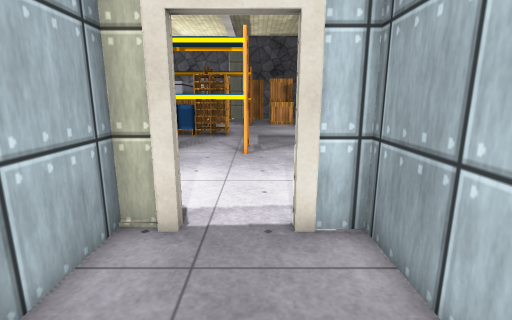
View 1 (above)

21 first-person views from a walk through a 3-D level made in the Unity game engine. The camera is 1.3 m above the floor, tilts 12° down and sees 85° across. Doors are open. The floor is counted in squares, 0.5 m on a side. Each view is taken from the middle of a square. On the plan, view 1 faces up. The plan holds only what a view shows up to about 19 squares ahead; the rest is blank. The place goes on beyond the plan. The player is left out. Some surface patterns are stand-ins.

View 2
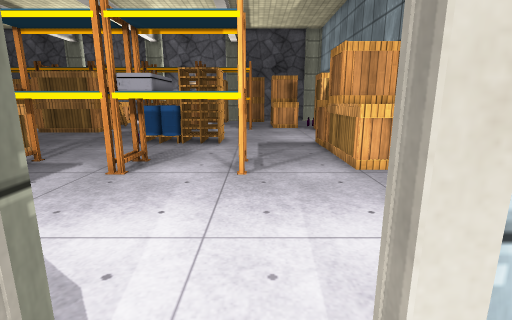

View 3
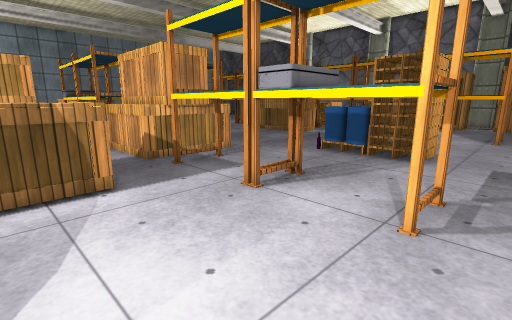

View 4
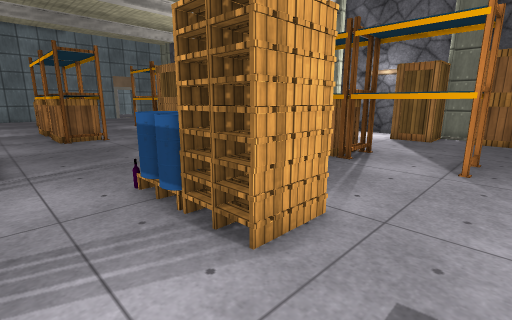

View 5
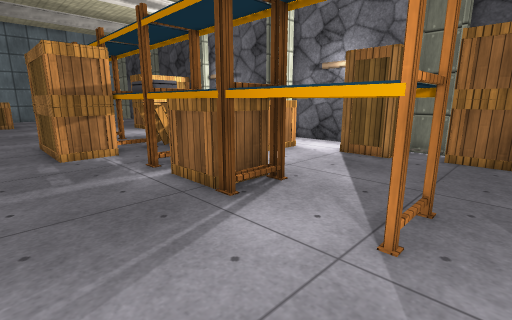

View 6
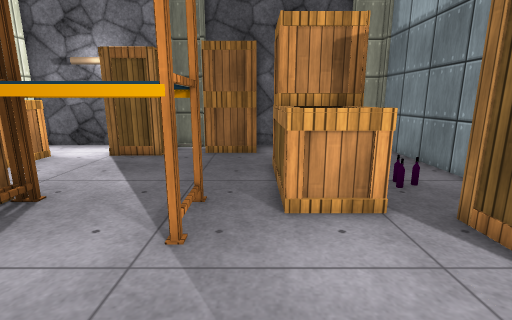

View 7
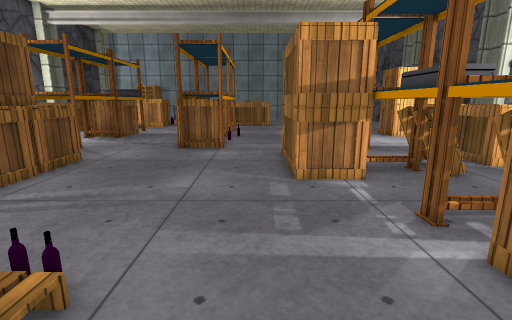

View 8
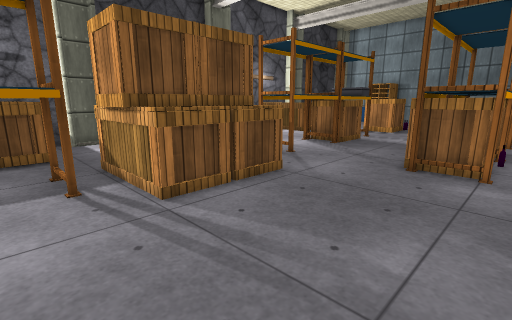

View 9
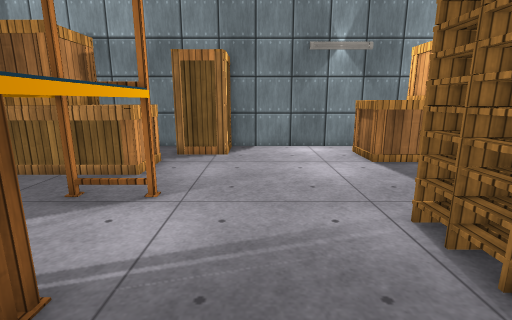

View 10
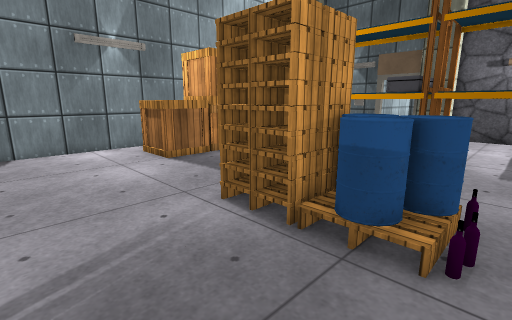

View 11
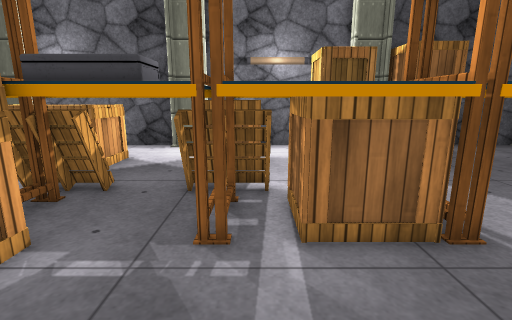

View 12
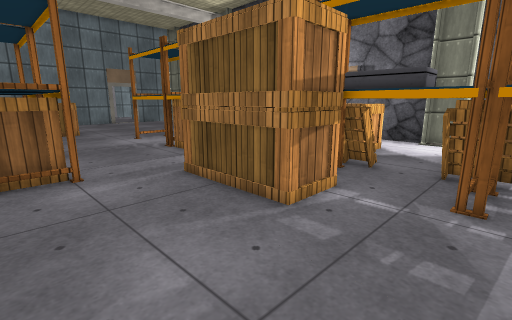

View 13
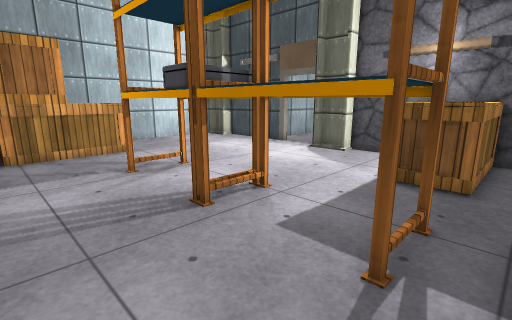

View 14
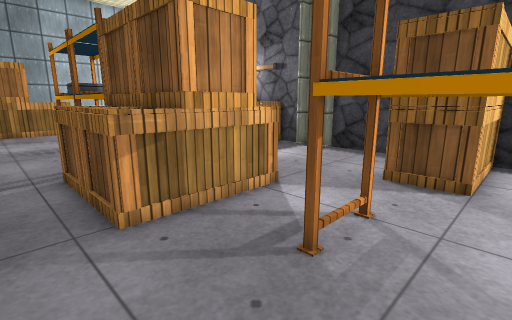

View 15
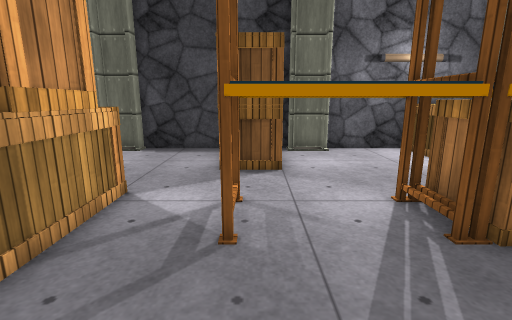

View 16
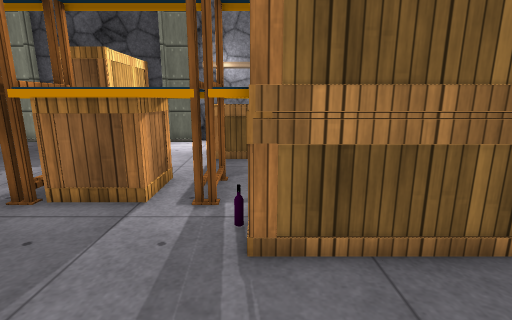

View 17
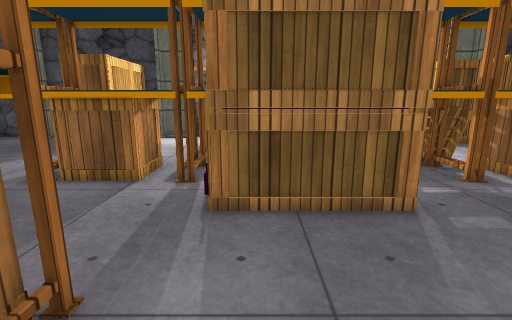

View 18
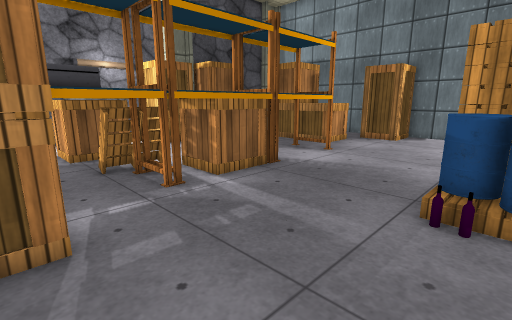

View 19
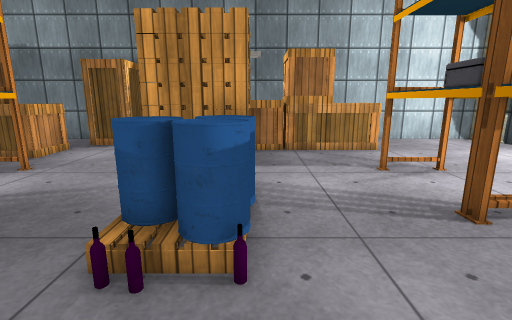

View 20
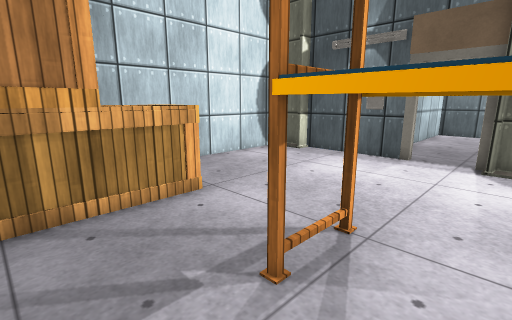

View 21
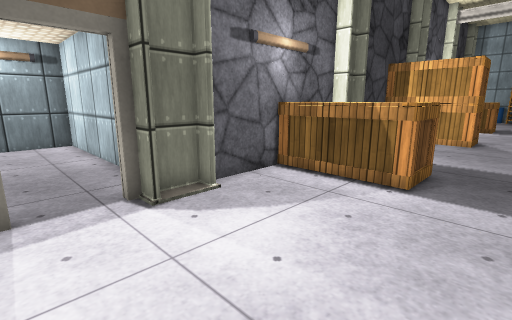

### Floor plan
Points are (right, up) in squares from view 1. A wall is a line through its corners. A room is listed if a view was taken in it or the views show most of it. See-through windows are left out.
Room 1 (views 1, 2)
walls: (2.2, 2) (2.2, 5.3); (2.2, -3.2) (2.2, 0); (-1.5, 5.3) (-2, 5.3); (-1.9, 5.5) (-2.9, 5.5) (-2.9, -6.1) (0.2, -6.1)
ways out: open door at (-0.5, 5.5) to room 2
objects: other object (1, 5)
Room 2 (views 3, 4, 5, 6, 7, 8, 9, 10, 11, 12, 13, 14, 15, 16, 17, 18, 19, 20, 21)
walls: (8.1, 18.2) (8.1, 28.5); (-5.9, 41.5) (-11.8, 41.5); (8.1, 31.6) (8.1, 41.5) (7.1, 41.5); (-12, 41.5) (-13.6, 41.5); (-13.9, 41.5) (-21.8, 41.5); (-2, 41.5) (-3.6, 41.5); (-11.8, 5.6) (-4, 5.6); (-3.8, 5.6) (-2.2, 5.6); (-13.6, 5.6) (-12, 5.6); (-1.9, 5.6) (-1.5, 5.6); (0.8, 5.6) (6.2, 5.6); (-18.4, 5.6) (-13.8, 5.6); (-22.1, 41.5) (-23.5, 41.5); (6.2, 41.5) (1, 41.5); (-21.8, 5.6) (-21, 5.6); (6.8, 5.6) (7.6, 5.6); (8.1, 6.1) (8.1, 16.1); (-23.6, 5.6) (-22, 5.6); (-24.5, 5.6) (-23.9, 5.6)
ways out: open door at (-0.5, 5.5) to room 1
objects: shelf (-24, 14) to (-24, 15); crate (-24, 16); shelf (-24, 22) to (-24, 24); shelf (-24, 30) to (-24, 32); shelf (-23, 14) to (-19, 16); shelf (-23, 22) to (-19, 24); shelf (-23, 30) to (-20, 32); crate (-23, 32) to (-21, 32); crate (-22, 22) to (-20, 22); crate (-21, 6) to (-19, 11); crate (-20, 35) to (-15, 38); shelf (-19, 30) to (-15, 32); crate (-18, 28) to (-18, 29); crate (-16, 13) to (-14, 13); crate (-16, 14) to (-14, 17); crate (-16, 18) to (-14, 18); pallet (-16, 32) to (-13, 33); shelf (-14, 30) to (-10, 31); crate (-14, 31) to (-11, 31); crate (-13, 13) to (-12, 13); crate (-13, 14) to (-11, 17); crate (-13, 18) to (-11, 18); pallet (-11, 32) to (-9, 33); crate (-11, 36) to (-9, 38); crate (-10, 6) to (-8, 11); shelf (-10, 14) to (-6, 16); shelf (-9, 30) to (-5, 32); barrel (-7, 21) to (-6, 22); barrel (-7, 23) to (-6, 24); other object (-6, 38) to (-4, 40); crate (-5, 14) to (-4, 16); barrel (-5, 21) to (-5, 22); pallet (-5, 23) to (-4, 23); pallet (-4, 21); pallet (-4, 21) to (-2, 23); pallet (-4, 24) to (-3, 24); shelf (-4, 30) to (0, 32); shelf (-3, 14) to (0, 16); pallet (-3, 23); crate (-2, 39) to (1, 41); crate (2, 31) to (4, 33); crate (2, 34) to (4, 36); crate (4, 14) to (6, 16); crate (4, 17) to (6, 19); crate (4, 20) to (6, 22); other object (6, 28) to (7, 31)

Positions as (right, up) in squares from view 1, and headings:
1: (0, 0), facing up
2: (0, 4), facing up
3: (1, 8), facing up-left
4: (1, 18), facing up-left
5: (1, 25), facing up-left
6: (1, 25), facing up
7: (-4, 26), facing left
8: (-8, 25), facing down-left
9: (-8, 27), facing right
10: (-8, 28), facing down-right
11: (-9, 25), facing up
12: (-9, 22), facing up-left
13: (-11, 20), facing down-right
14: (-22, 20), facing down-right
15: (-20, 21), facing down
16: (-18, 23), facing up
17: (-17, 21), facing up
18: (-14, 22), facing up-right
19: (-11, 21), facing right
20: (-3, 19), facing down-right
21: (1, 13), facing down-left
